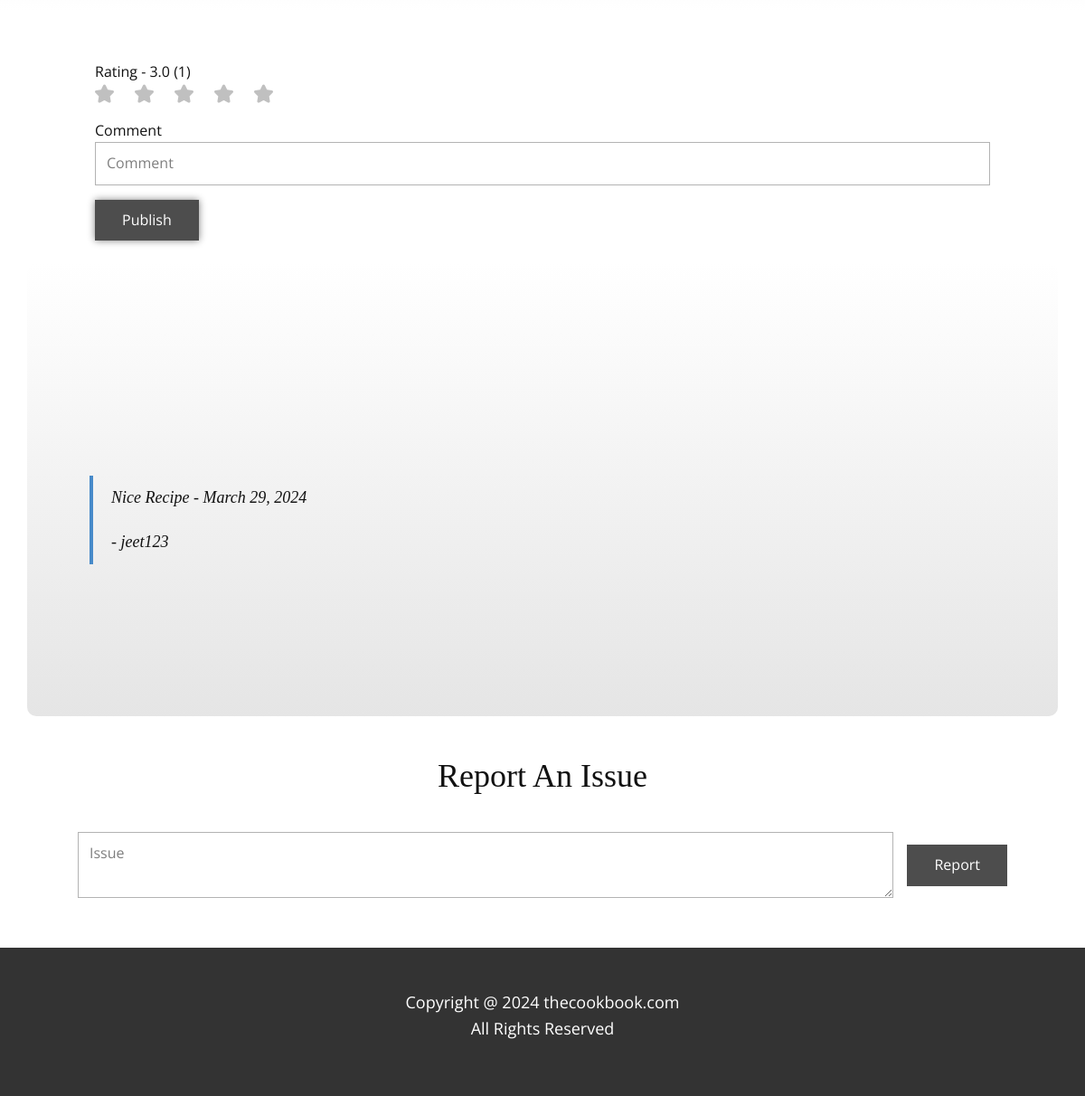
The app's page /vrecipe/1/ (signed in, lower part), older data.
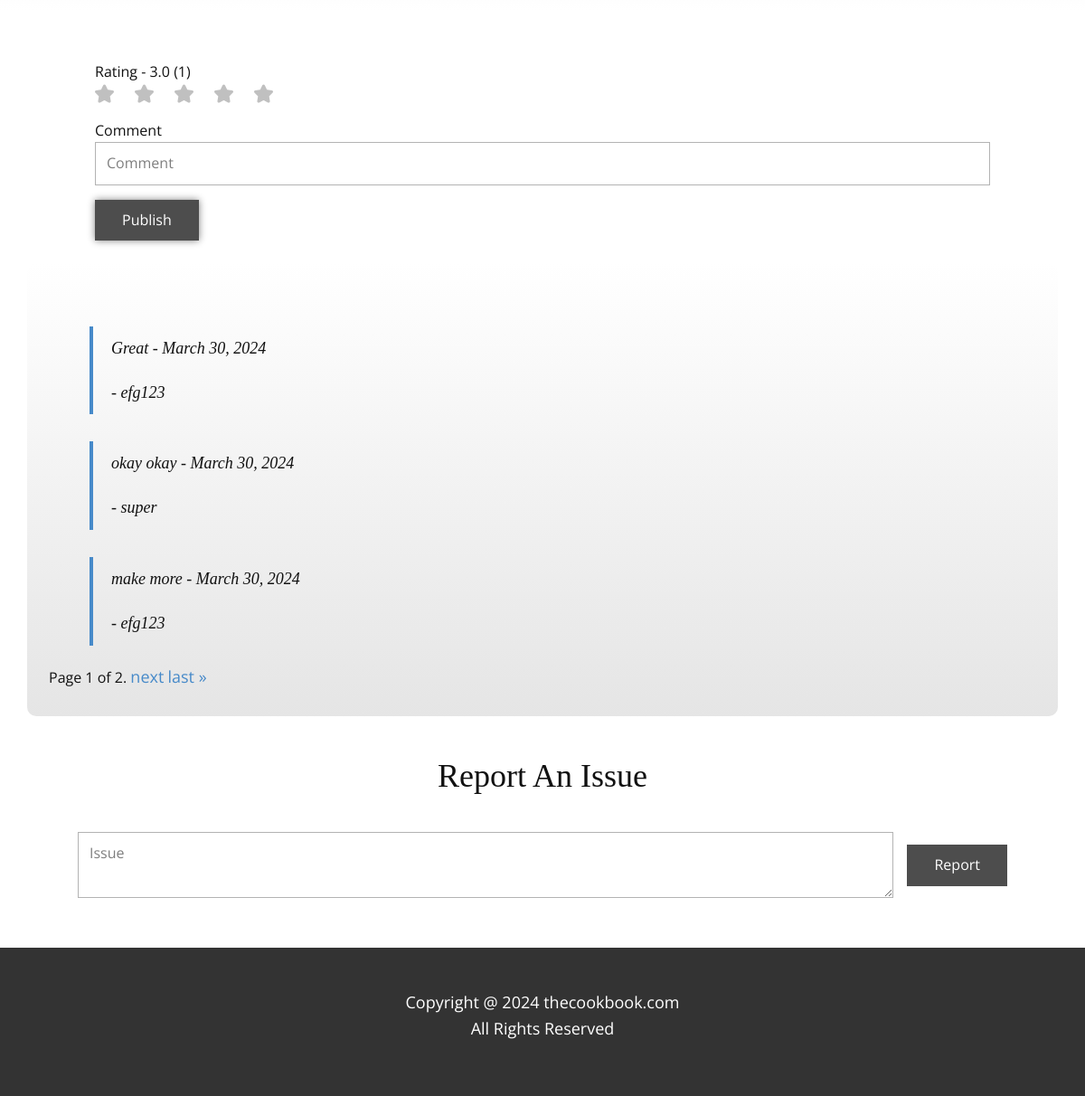
The same page, newer data.
### TCB/models.py (models this page shows)
class Comment(models.Model):
    user = models.ForeignKey(User, on_delete=models.CASCADE)
    recipe = models.ForeignKey(Recipe, on_delete=models.CASCADE)
    comment = models.TextField()
    date = models.DateField(auto_now_add=True)
    class Meta:
        ordering = ['-date']

### TCB/views.py (the view)
# urls.py: path('vrecipe/<int:recipe_id>/',views.vrecipe,name="vrecipe"),
@login_required(login_url='/login')
def vrecipe(request,recipe_id):
    recipe = get_object_or_404(Recipe, recipe_id=recipe_id)
    user = request.user
    comment = Comment.objects.filter(user=user,recipe=recipe).first()
    all_comments = Comment.objects.filter(recipe=recipe)
    paginator = Paginator(all_comments,3)
    page_number = request.GET.get('page')
    try:
        comments = paginator.page(page_number)
    except PageNotAnInteger:
        comments = paginator.page(1)
    except EmptyPage:
        comments = paginator.page(paginator.num_pages)
    context={
        'recipe' : recipe,
        'comment' : comment,
        'comments' : comments,
    }
    return render(request,"vrecipe.html",context)

### templates/vrecipe.html (shortened to what the changed rows need)
{% load static %}
<!DOCTYPE html>
<html style="font-size: 16px;" lang="en">
  <head>
    <link rel="stylesheet" href="{% static 'nicepage.css' %}" media="screen" />
    <link rel="stylesheet" href="{% static 'vrecipe.css' %}" media="screen" />
  </head>
  <body data-path-to-root="./" data-include-products="false" class="u-body u-xl-mode" data-lang="en">
    <section class="u-align-center u-clearfix u-section-3" id="sec-1959">
      <div class="u-clearfix u-sheet u-valign-middle-xs u-sheet-1">
        <div class="u-container-style u-expanded-width u-gradient u-group u-radius u-shape-round u-group-1">
          <div class="u-container-layout u-valign-bottom-lg u-valign-bottom-md u-valign-bottom-sm u-valign-bottom-xl u-container-layout-1">
            <div class="u-expanded-width-xs u-list u-list-1">
              <div id="comments-section" class="u-repeater u-repeater-1">
                {% for x in comments %}
                <div class="u-container-style u-list-item u-repeater-item">
                  <div class="u-container-layout u-similar-container u-valign-middle u-container-layout-3">
                    <blockquote class="u-custom-font u-font-merriweather u-text u-text-default u-text-2">{{ x.comment }} - {{ x.date }}
                      <p class="u-text u-custom-font u-font-merriweather u-text-default u-text-5"> - {{x.user.username}}</p>
                    </blockquote>
                  </div>
                </div>
                {% endfor %}
                {% if comments.has_other_pages %}
                <div class="pagination">
                    <span class="step-links">
                        <span class="current">
                            Page {{ comments.number }} of {{ comments.paginator.num_pages }}.
                        </span>
                        {% if comments.has_next %}
                            <a href="?page={{ comments.next_page_number }}">next</a>
                            <a href="?page={{ comments.paginator.num_pages }}">last &raquo;</a>
                        {% endif %}
                    </span>
                </div>
                {% endif %}
              </div>
            </div>
          </div>
        </div>
      </div>
    </section>
  </body>
</html>

Row changes from the older to the newer data that the page shows:
no longer on this page (row unchanged): Comment: comment "Nice Recipe", date "March 29, 2024", user.username "jeet123"
added Comment: comment "Great", date "March 30, 2024", user.username "efg123"
added Comment: comment "okay okay", date "March 30, 2024", user.username "super"
added Comment: comment "make more", date "March 30, 2024", user.username "efg123"
Text that changed along with them:
{{ comments.number }}: (not shown) → "1"
{{ comments.paginator.num_pages }}: (not shown) → "2"
text now shown: "Page of . next last »"
